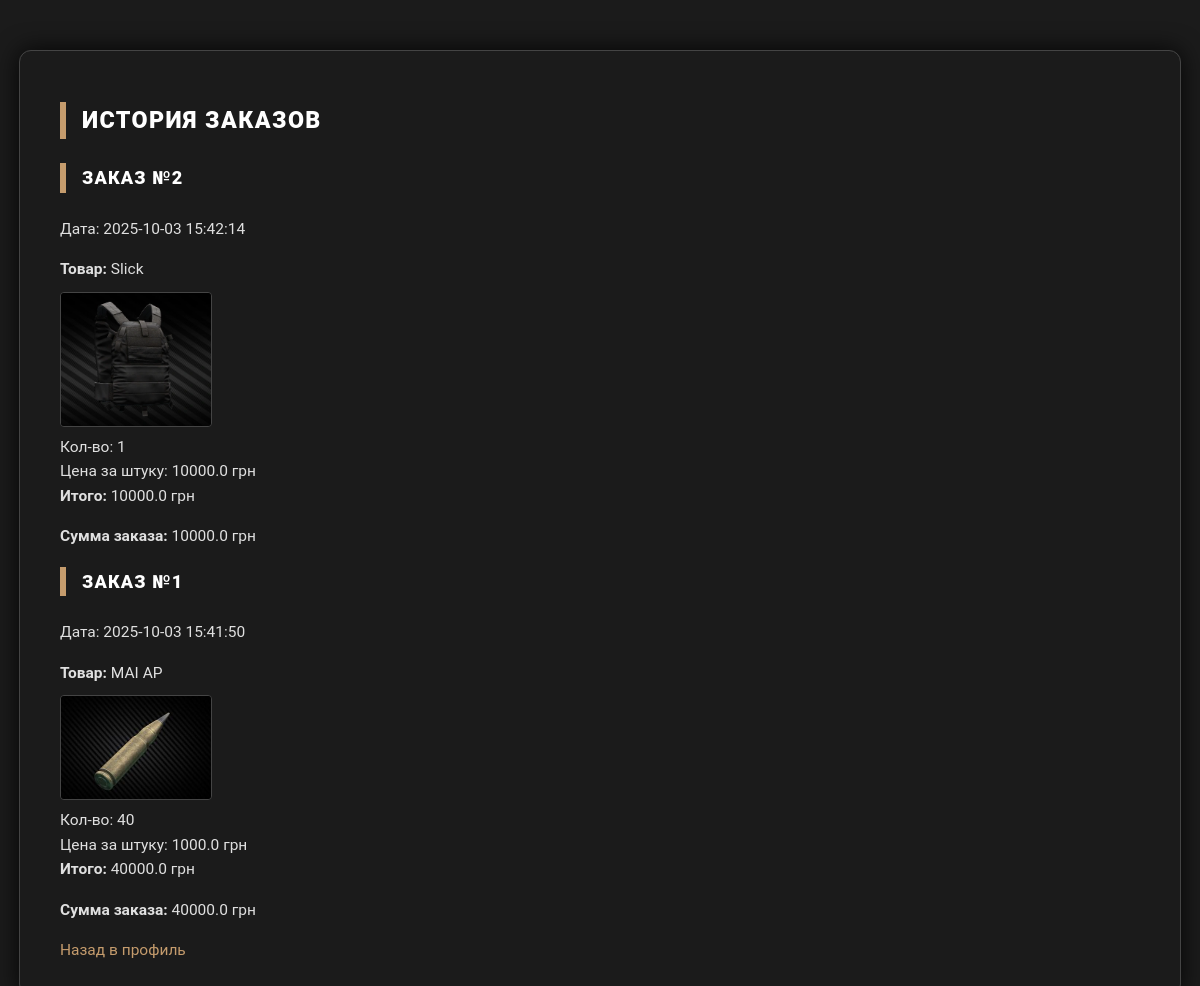
/orders (signed in), run on the app's committed database.
### tables this page shows
CREATE TABLE orders (
    id INTEGER PRIMARY KEY AUTOINCREMENT,
    user_id INTEGER NOT NULL,
    created_at TIMESTAMP DEFAULT CURRENT_TIMESTAMP,
    FOREIGN KEY (user_id) REFERENCES users(id)
);

CREATE TABLE order_items (
    id INTEGER PRIMARY KEY AUTOINCREMENT,
    order_id INTEGER NOT NULL,
    product_id INTEGER,   -- ссылка на патрон
    vest_id INTEGER,      -- ссылка на бронежилет
    quantity INTEGER NOT NULL,
    price_at_time REAL NOT NULL,
    item_type TEXT DEFAULT 'product',  -- "product" или "vest"
    FOREIGN KEY (order_id) REFERENCES orders(id),
    FOREIGN KEY (product_id) REFERENCES products(id),
    FOREIGN KEY (vest_id) REFERENCES vests(id)
);

### routes/cart.py (the view)
@router.get("/orders", response_class=HTMLResponse)
async def order_history(request: Request):
    user_id = get_current_user_id(request)
    if not user_id:
        flash(request, "Ошибка пользователя")
        return RedirectResponse("/login", status_code=303)
    conn = get_db()
    conn.row_factory = sqlite3.Row
    cursor = conn.cursor()
    cursor.execute("SELECT * FROM orders WHERE user_id = ? ORDER BY created_at DESC", (user_id,))
    orders_raw = cursor.fetchall()
    orders = []
    for order in orders_raw:
        cursor.execute("""
            SELECT oi.quantity, oi.price_at_time, oi.item_type,
                   COALESCE(p.designation, v.model) AS name,
                   COALESCE(p.image, v.image) AS image
            FROM order_items oi
            LEFT JOIN products p ON oi.item_type='product' AND oi.product_id=p.id
            LEFT JOIN vests v ON oi.item_type='vest' AND oi.product_id=v.id
            WHERE oi.order_id=?
        """, (order["id"],))
        items_raw = cursor.fetchall()
        items = []
        total = 0.0
        for item in items_raw:
            quantity = int(item["quantity"] or 0)
            price = float(item["price_at_time"] or 0)
            total += quantity * price
            items.append({
                "quantity": quantity,
                "price_at_time": price,
                "item_type": item["item_type"],
                "name": item["name"] or "Неизвестно",
                "image": item["image"]
            })
        orders.append({
            "order_id": order["id"],
            "created_at": order["created_at"],
            "items": items,
            "total": total
        })
    conn.close()
    flash_msg = get_flash(request)
    return templates.TemplateResponse("orders.html", {"request": request, "orders": orders, "flash": flash_msg})

### templates/orders.html (shortened to what this page needs)
<!DOCTYPE html>
<html lang="ru">
<head>
    <link rel="stylesheet" href="/static/style.css">
</head>
<body class="container py-4">
<h2>История заказов</h2>
{% if orders %}
    {% for order in orders %}
    <div class="order-block mb-4 p-3 border rounded">
        <h3>Заказ №{{ order['order_id'] }}</h3>
        <p>Дата: {{ order['created_at'] }}</p>
        {% for item in order['items'] %}
        <p>
            <strong>Товар:</strong> {{ item['name'] }}<br>
            {% if item['image'] %}
            <img src="{{ request.url_for('static', path=item['image']) }}" alt="{{ item['name'] }}"
                 style="max-width: 150px; border: 1px solid #444; border-radius: 4px; margin-top: 10px;">
            {% endif %}
            <br>Кол-во: {{ item['quantity'] }}<br>
            Цена за штуку: {{ item['price_at_time'] }} грн<br>
            <strong>Итого:</strong> {{ ((item['quantity'] or 0) * (item['price_at_time'] or 0)) | round(2) }} грн
        </p>
        {% endfor %}
        <p><strong>Сумма заказа:</strong> {{ order['total'] | round(2) }} грн</p>
    </div>
    {% endfor %}
{% else %}
<p>Вы ещё ничего не заказывали.</p>
{% endif %}
<a href="{{ url_for('profile') }}" class="btn btn-secondary mt-3">Назад в профиль</a>
</body>
</html>

### static/style.css (style rules this page uses)
:root { --bg-dark: #0d0d0d; --bg-panel: #1b1b1b; --bg-highlight: #272727; --border-color: #444444; --text-primary: #e0e0e0; --text-secondary: #a0a0a0; --accent: #c59c6d; --accent-hover: #d3b07f; --accent-border: #8b6d4b; --shadow-dark: rgba(0, 0, 0, 0.85); }
body { background-color: var(--bg-dark); color: var(--text-primary); font-family: "Roboto", "Segoe UI", Tahoma, sans-serif; font-size: 15.5px; line-height: 1.6; margin: 0; padding: 0; }
.container { max-width: 1080px; margin: 50px auto; padding: 32px 40px; background-color: var(--bg-panel); border-radius: 12px; border: 1px solid var(--border-color); box-shadow: 0 0 24px var(--shadow-dark); }
h1, h2, h3, h4 { color: #ffffff; font-weight: 800; text-transform: uppercase; border-left: 6px solid var(--accent); padding-left: 16px; margin-bottom: 1.5rem; letter-spacing: 0.06em; }
a { color: var(--accent); text-decoration: none; transition: color 0.25s ease; }

### data on the page
orders: order_id "2", created_at "2025-10-03 15:42:14", total "10000.0"
order_items: name "Slick", shows a picture, quantity "1", price_at_time "10000.0", quantity+price_at_time "10000.0"
orders: order_id "1", created_at "2025-10-03 15:41:50", total "40000.0"
order_items: name "MAI AP", shows a picture, quantity "40", price_at_time "1000.0", quantity+price_at_time "40000.0"
